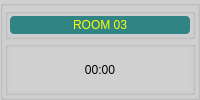
    <widget class="QGroupBox" name="groupBox_5">
     <property name="styleSheet">
      <string notr="true">background-color: rgb(208, 208, 208);</string>
     </property>
     <property name="title">
      <string/>
     </property>
     <layout class="QVBoxLayout" name="verticalLayout_14">
      <property name="spacing">
       <number>2</number>
      </property>
      <property name="margin">
       <number>2</number>
      </property>
      <item>
       <widget class="QGroupBox" name="groupBox_6">
        <property name="sizePolicy">
         <sizepolicy hsizetype="Preferred" vsizetype="Preferred">
          <horstretch>0</horstretch>
          <verstretch>1</verstretch>
         </sizepolicy>
        </property>
        <property name="title">
         <string/>
        </property>
        <layout class="QVBoxLayout" name="verticalLayout_28">
         <property name="spacing">
          <number>2</number>
         </property>
         <property name="margin">
          <number>2</number>
         </property>
         <item>
          <widget class="QLabel" name="label_3">
           <property name="styleSheet">
            <string notr="true">background-color: rgb(48, 132, 132);
color: rgb(255, 255, 0);
border-radius: 4px;
font: 12pt &quot;Alef&quot;;</string>
           </property>
           <property name="text">
            <string>ROOM 03</string>
           </property>
           <property name="alignment">
            <set>Qt::AlignCenter</set>
           </property>
          </widget>
         </item>
        </layout>
       </widget>
      </item>
      <item>
       <widget class="QGroupBox" name="box3">
        <property name="sizePolicy">
         <sizepolicy hsizetype="Preferred" vsizetype="Preferred">
          <horstretch>0</horstretch>
          <verstretch>3</verstretch>
         </sizepolicy>
        </property>
        <property name="font">
         <font>
          <pointsize>15</pointsize>
         </font>
        </property>
        <property name="title">
         <string/>
        </property>
        <property name="alignment">
         <set>Qt::AlignCenter</set>
        </property>
        <layout class="QVBoxLayout" name="verticalLayout_30">
         <property name="spacing">
          <number>2</number>
         </property>
         <property name="margin">
          <number>2</number>
         </property>
         <item>
          <widget class="QLabel" name="label3">
           <property name="sizePolicy">
            <sizepolicy hsizetype="Preferred" vsizetype="Preferred">
             <horstretch>0</horstretch>
             <verstretch>4</verstretch>
            </sizepolicy>
           </property>
           <property name="styleSheet">
            <string notr="true">font: 26pt &quot;MS Shell Dlg 2&quot;;</string>
           </property>
           <property name="text">
            <string>00:00</string>
           </property>
           <property name="alignment">
            <set>Qt::AlignCenter</set>
           </property>
          </widget>
         </item>
        </layout>
       </widget>
      </item>
     </layout>
    </widget>
